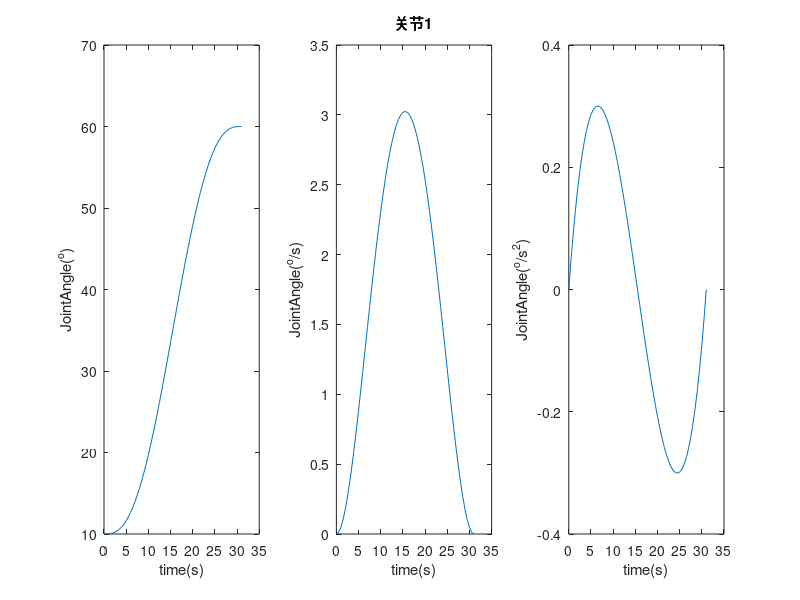
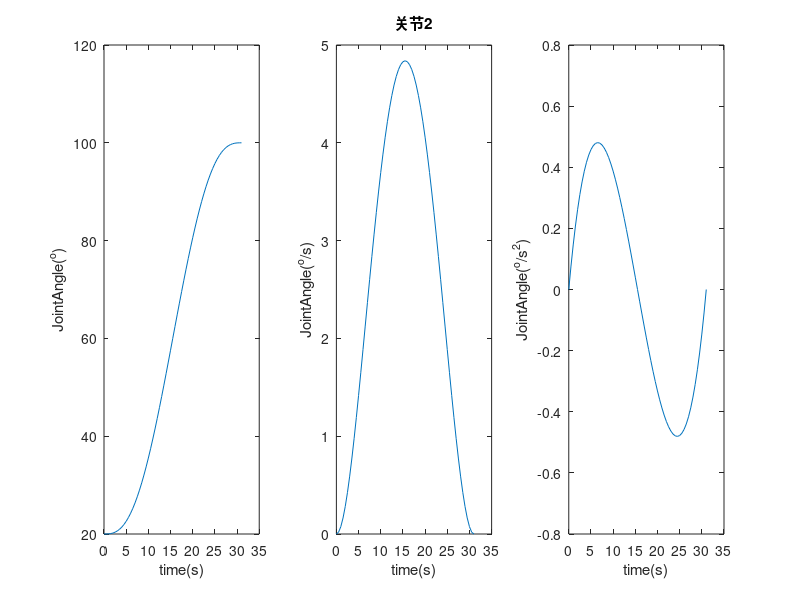
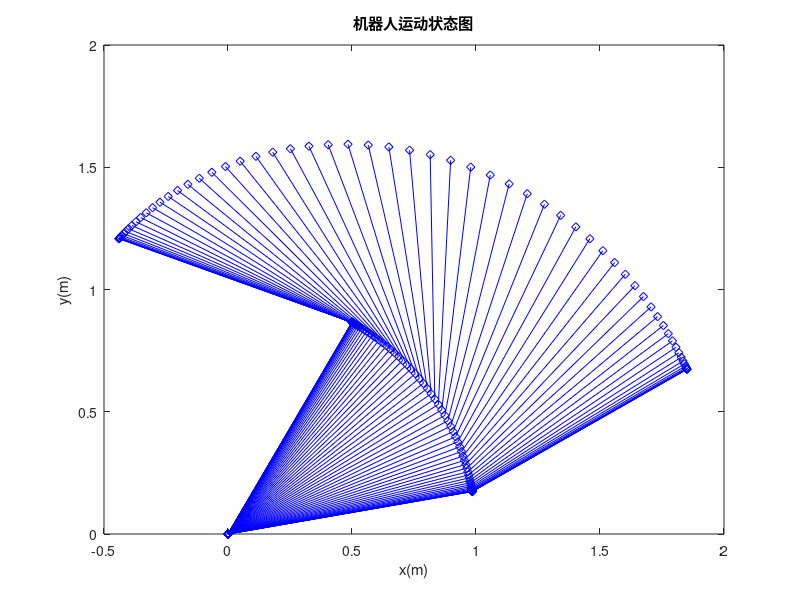

Here is the MATLAB script that generated these plots, in order:
Author = "Hny";
%%%%%%%%%%%%%%%%%%%%%%%%%%%%%%%%%%%%%%%%%%%%%%%%%%%%%%%%%%%%%%%%
%% 初始化
sita_0 = [10;20]; sita_f = [60;100];   % 角位移
v_0 = [0;0]; v_f = [0;0];              % 角速度
a_0 = [0;0]; a_f = [0;0];              % 角加速度
tf = 31;   % 规划时间

%% 计算参数
a0 = sita_0;  a1 = v_0; a2 = a_0;
a3 = (20*(sita_f-sita_0)-(8*v_f+12*v_0)*tf+(a_f-3*a_0)*tf*tf)/(2*(tf^3));
a4 = ((-30)*(sita_f-sita_0)+(14*v_f+16*v_0)*tf-(2*a_f-3*a_0)*tf*tf)/(2*(tf^4));
a5 = (12*(sita_f-sita_0)-(6*v_f+6*v_0)*tf+(a_f-a_0)*tf*tf)/(2*(tf^5));
a = [a0,a1,a2,a3,a4,a5];

%% 计算角度，角速度和角加速度的时间函数
l1 = 1;l2 = 1;
t = [0:0.5:tf];
sita_t = a0 + a1*t + a2*(t.^2) + a3*(t.^3) + a4*(t.^4) + a5*(t.^5);
v_t = a1 + 2*a2*(t) + 3*a3*(t.^2) + 4*a4*(t.^3) + 5*a5*(t.^4);
a_t = 2*a2 + 6*a3*t + 12*a4*(t.^2) + 20*a5*(t.^3);

%% 绘制关节曲线
figure(1)
subplot(1,3,1);
plot(t,sita_t(1,:));xlabel("time(s)");ylabel("JointAngle(^o)");
subplot(1,3,2);
plot(t,v_t(1,:));xlabel("time(s)");ylabel("JointAngle(^o/s)");title("关节1");
subplot(1,3,3);
plot(t,a_t(1,:));xlabel("time(s)");ylabel("JointAngle(^o/s^2)");


figure(2)
subplot(1,3,1);
plot(t,sita_t(2,:));xlabel("time(s)");ylabel("JointAngle(^o)");
subplot(1,3,2);
plot(t,v_t(2,:));xlabel("time(s)");ylabel("JointAngle(^o/s)");title("关节2");
subplot(1,3,3);
plot(t,a_t(2,:));xlabel("time(s)");ylabel("JointAngle(^o/s^2)");

%% 绘制机器人规划曲线
x1 = l1*cosd(sita_t(1,:));
y1 = l1*sind(sita_t(1,:));
x2 = x1 + l2*cosd(sita_t(1,:)+sita_t(2,:));
y2 = y1 + l2*sind(sita_t(1,:)+sita_t(2,:));
figure("Name","机器人运动状态图");
for i = 1:length(t)
    x = [0,x1(i),x2(i)];y = [0,y1(i),y2(i)];
    plot(x,y,'-d',"Color","b");hold on;
end
xlabel("x(m)");ylabel("y(m)");
title("机器人运动状态图");